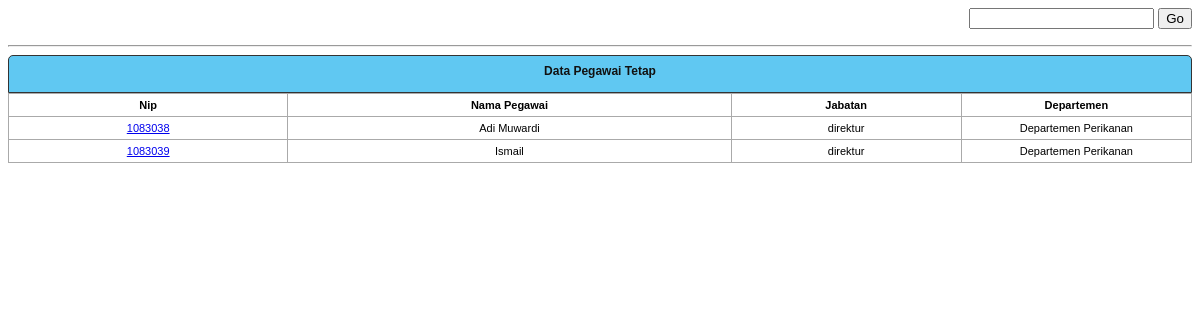
Page /penggajian3/popup/pgw-tetap.php on the committed database.
### tables this page shows
CREATE TABLE `pegawai_tetap` (
  `nip` varchar(15) NOT NULL,
  `nama` varchar(50) NOT NULL,
  `tanggal_lahir` varchar(10) NOT NULL,
  `tempat_lahir` varchar(30) NOT NULL,
  `agama` varchar(30) NOT NULL,
  `no_telp` varchar(30) NOT NULL,
  `alamat` varchar(50) NOT NULL,
  `status` varchar(15) NOT NULL,
  `jmlAnak` int(5) NOT NULL,
  `kota` varchar(20) NOT NULL,
  `jenis_kelamin` varchar(15) NOT NULL,
  `pendidikan` varchar(15) NOT NULL,
  `id_jabatan` varchar(6) NOT NULL,
  `id_departemen` varchar(6) NOT NULL,
  `status_pegawai` varchar(15) NOT NULL,
  `masa_kerja` varchar(4) NOT NULL,
  `npwp` varchar(20) NOT NULL,
  `no_rekening` varchar(30) NOT NULL,
  `email` varchar(25) NOT NULL,
  `foto` varchar(30) NOT NULL,
  PRIMARY KEY  (`nip`)
);

CREATE TABLE `jabatan` (
  `id_jabatan` int(6) NOT NULL auto_increment,
  `nama_jabatan` varchar(25) default NULL,
  `golongan` varchar(25) default NULL,
  `gaji_pokok` int(11) default NULL,
  PRIMARY KEY  (`id_jabatan`)
);

CREATE TABLE `departemen` (
  `id_departemen` int(6) NOT NULL auto_increment,
  `nama_departemen` varchar(25) default NULL,
  `section` varchar(25) default NULL,
  PRIMARY KEY  (`id_departemen`)
);

### penggajian3/popup/pgw-tetap.php (the view, shortened to what this page needs)
  <form id="form1" name="form1" method="post" action="">
    <div align="right">
      <input type="text" name="cari" id="cari" />
      <input type="submit" name="g" value="Go" />
    </div>
  </form><hr />
<div class="kop_header"><span class="style3">Data Pegawai Tetap</span> <br>
  <br>
</div>
<table id="rpt" border="0" cellpadding="1" cellspacing="1" width="100%">
  <tbody>
    <tr>
      <td width='17%'><div align="center"><strong>Nip</strong></div></td>
      <td width='27%'><div align="center"><strong>Nama Pegawai </strong></div></td>
      <td width='14%'><div align="center"><strong> Jabatan </strong></div></td>
      <td width='14%'><div align="center"><strong>Departemen </strong></div></td>
    </tr>
<?php
if(isset($_POST[g])){
	$z=mysql_query("select * from pegawai_tetap where nip like '%$_POST[cari]%'  order by nip asc");
	$row=mysql_num_rows($zb);
}
else{
	$z=mysql_query("select * from pegawai_tetap order by nip asc");
}
		while($k=mysql_fetch_array($z)){
	$jbt=mysql_query("select * from jabatan where id_jabatan='$k[id_jabatan]'");
		$p=mysql_fetch_array($jbt);
	$dpt=mysql_query("select * from departemen where id_departemen='$k[id_departemen]'");
		$dp=mysql_fetch_array($dpt);
		$tnjhrTua=$p[gaji_pokok] * 3.7 /100;
		$tnjkecl=$p[gaji_pokok] * 0.89 /100;
		$tnjkmtian=$p[gaji_pokok] * 0.38 /100;
		$tnjkesehtn=$p[gaji_pokok] * 6.7 /100;
		$totlsh=$p[gaji_pokok]+$tnjhrTua+$tnjkecl+$tnjkmtian+$tnjkesehtn;
 ?>
    <tr>
      <td><div align="center">
	<a href="javascript:slcpgwTetap('<?php echo $k[nip];?>','<?php echo $k[nama];?>','<?php echo $k[id_jabatan];?>','<?php echo $p[nama_jabatan];?>','<?php echo $k[id_departemen];?>','<?php echo $dp[nama_departemen];?>','<?php echo $p[gaji_pokok];?>','<?php echo $tnjhrTua;?>','<?php echo $tnjkecl;?>','<?php echo $tnjkmtian;?>','<?php echo $tnjkesehtn;?>','<?php echo $totlsh;?>')">
		  <?php echo $k[nip];?>  </a>
	  </div></td>
      <td><div align="center">
		  <?php echo $k["nama"];?>
		  </div></td>
      <td><div align="center"> <?php echo $p["nama_jabatan"];?> </div></td>
      <td><div align="center"> <?php echo $dp["nama_departemen"];?> </div></td>
    </tr>
<?php }if($row>0){}else{ if(!isset($_POST[g])){}else{ ?>
<tr>
      <td colspan="8"><div align="center"><span class="style4">Maaf Data Yang Dicari Tidak Ada.</span> Silahkan Cari Lagi.. </div></td>
    </tr>
<?php }} ?>
  </tbody>
</table>

### penggajian3/popup/pgw-tetap.php (style rules this page uses)
.kop_header { border:1px solid #333; color:#FFFFFF; font-weight:bold; font-size:12px; padding:8px; padding-bottom:0px; text-align:center; background-color:#60c8f2; margin:0px; margin-bottom:0px; margin-top:5px; -moz-border-radius-topleft: 5px; -webkit-border-top-left-radius: 5px 5px; border-top-left-radius: 5px 5px; -moz-border-radius-topright: 5px; -webkit-border-top-right-radius: 5px 5px; border-top-right-radius: 5px 5px; font-family: Arial, Helvetica, sans-serif; }
#rpt { font-family: Verdana, Arial, Helvetica, sans-serif; font-size: 11px; color: #000000; background:#aaaaaa; }
#rpt td { padding-bottom:3px; empty-cells: show; background:#ffffff; font-size: 11px; padding:5px; text-align:left; }
#rpt tr a { background-color:#fff; }
.style3 { color: #111111 }

### rows in the picture
pegawai_tetap: nip "1083038", nama "Adi Muwardi", id_jabatan.nama_jabatan "direktur", id_departemen.nama_departemen "Departemen Perikanan"
pegawai_tetap: nip "1083039", nama "Ismail", id_jabatan.nama_jabatan "direktur", id_departemen.nama_departemen "Departemen Perikanan"
